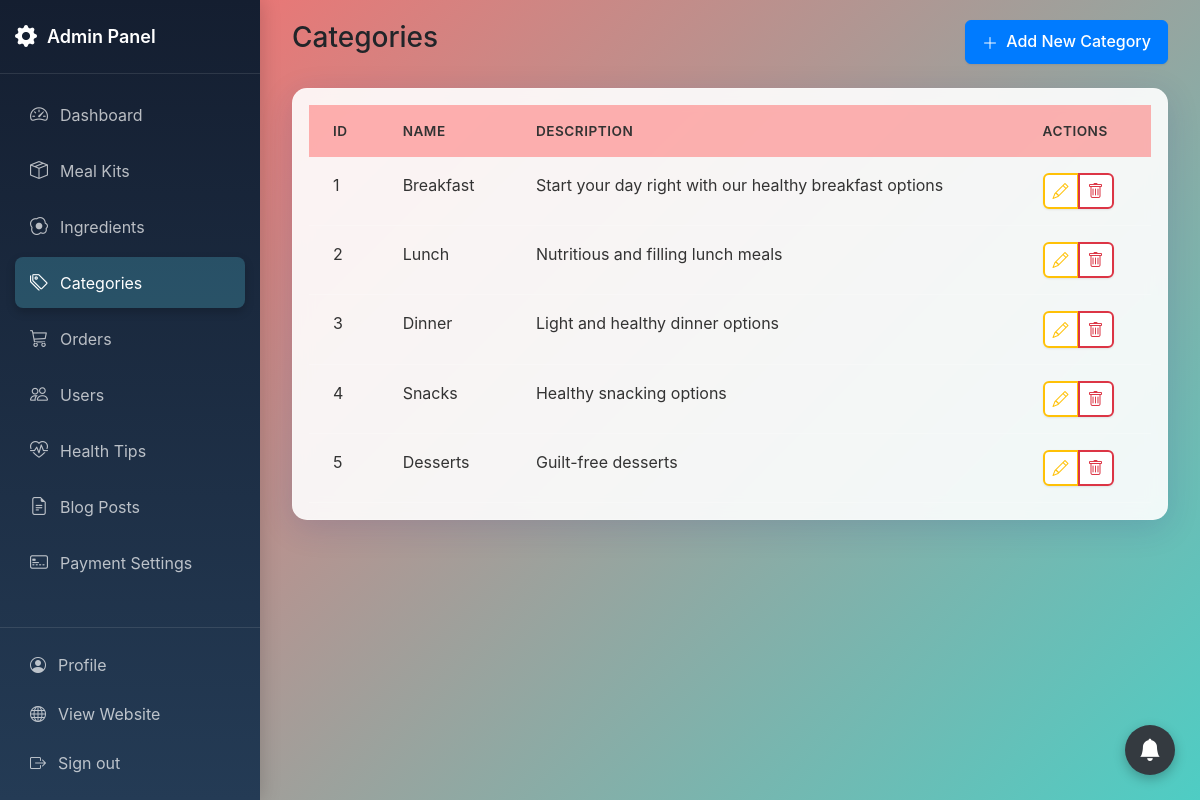
Screenshot of /admin/categories.php (signed in) with the database file from the repository.
### tables this page shows
CREATE TABLE categories (
    category_id INT PRIMARY KEY AUTO_INCREMENT,
    name VARCHAR(50) NOT NULL,
    description TEXT,
    created_at TIMESTAMP DEFAULT CURRENT_TIMESTAMP
);

### admin/categories.php (the view, shortened to what this page needs)
<?php
require_once '../includes/auth_check.php';
$stmt = $mysqli->prepare("SELECT * FROM categories ORDER BY created_at DESC");
$stmt->execute();
$result = $stmt->get_result();
$categories = [];
while ($row = $result->fetch_assoc()) {
    $categories[] = $row;
}
?>
<!DOCTYPE html>
<html lang="en">
<head>
    <link href="https://cdn.jsdelivr.net/npm/bootstrap@5.3.0/dist/css/bootstrap.min.css" rel="stylesheet">
    <link rel="stylesheet" href="https://cdn.jsdelivr.net/npm/bootstrap-icons@1.11.3/font/bootstrap-icons.min.css">
    <link rel="stylesheet" href="https://cdn.datatables.net/1.13.7/css/dataTables.bootstrap5.min.css">
    <link rel="stylesheet" href="assets/css/admin.css">
</head>
<body>
    <div class="admin-container">
        <?php include 'includes/sidebar.php'; ?>
        <main class="main-content">
            <div class="container-fluid">
                <div class="row mb-4">
                    <div class="col-12 d-flex justify-content-between align-items-center">
                        <h3 class="page-title">Categories</h3>
                        <button class="btn btn-primary btn-ripple" data-bs-toggle="modal"
                            data-bs-target="#addCategoryModal">
                            <i class="bi bi-plus-lg"></i> Add New Category
                        </button>
                    </div>
                </div>
                <div class="card">
                    <div class="card-body">
                        <div class="table-responsive">
                            <table class="table table-hover" id="categoriesTable">
                                <thead>
                                    <tr>
                                        <th>ID</th>
                                        <th>Name</th>
                                        <th>Description</th>
                                        <th>Actions</th>
                                    </tr>
                                </thead>
                                <tbody>
                                    <?php foreach ($categories as $category): ?>
                                    <tr>
                                        <td><?php echo $category['category_id']; ?></td>
                                        <td><?php echo htmlspecialchars($category['name']); ?></td>
                                        <td><?php echo htmlspecialchars($category['description']); ?></td>
                                        <td>
                                            <div class="btn-group">
                                                <button type="button" class="btn btn-sm btn-outline-warning"
                                                    onclick="editCategory(<?php echo $category['category_id']; ?>)">
                                                    <i class="bi bi-pencil"></i>
                                                </button>
                                                <button type="button" class="btn btn-sm btn-outline-danger"
                                                    onclick="deleteCategory(<?php echo $category['category_id']; ?>)">
                                                    <i class="bi bi-trash"></i>
                                                </button>
                                            </div>
                                        </td>
                                    </tr>
                                    <?php endforeach; ?>
                                </tbody>
                            </table>
                        </div>
                    </div>
                </div>
            </div>
        </main>
    </div>
</body>
</html>

### admin/assets/css/admin.css (style rules this page uses)
body { min-height: 100vh; background: linear-gradient(135deg, #ff6b6b 0%, #4ecdc4 100%); overflow-x: hidden; margin: 0; padding: 0; font-family: -apple-system, BlinkMacSystemFont, "Segoe UI", Roboto, Oxygen-Sans, Ubuntu, Cantarell, "Helvetica Neue", sans-serif; }
.admin-container { display: flex; min-height: 100vh; position: relative; width: 100%; }
.main-content { flex: 1; margin-left: 260px; padding: 20px; overflow-y: auto; position: relative; min-height: 100vh; transition: all 0.3s ease; width: calc(100% - 260px); }
.card { background: rgba(255, 255, 255, 0.9); backdrop-filter: blur(10px); -webkit-backdrop-filter: blur(10px); border: 1px solid rgba(255, 255, 255, 0.18); box-shadow: 0 8px 32px 0 rgba(31, 38, 135, 0.15); border-radius: 15px; }
.table { --bs-table-bg: transparent; --bs-table-hover-bg: rgba(255, 255, 255, 0.1); margin: 0; }
.table > :not(caption) > * > * { background: transparent; border-bottom-color: rgba(255, 255, 255, 0.2); color: #333; padding: 1rem 1.5rem; }
.table > thead > tr > th { background: rgba(255, 107, 107, 0.5); font-weight: 600; text-transform: uppercase; font-size: 0.85rem; letter-spacing: 0.5px; border-bottom: none; }
.btn-outline-danger { color: #dc3545; border-color: #dc3545; }
.btn-outline-warning { color: #ffc107; border-color: #ffc107; }
.btn-primary { background-color: #007bff; border-color: #007bff; color: white; }
.btn-group .btn i { font-size: 1rem; }
.btn { font-weight: 500; padding: 0.5rem 1rem; border-radius: 6px; transition: all 0.2s ease-in-out; box-shadow: 0 1px 2px rgba(0, 0, 0, 0.08); }
.btn-sm { padding: 0.25rem 0.5rem; font-size: 0.875rem; }
.btn-group { box-shadow: 0 1px 2px rgba(0, 0, 0, 0.08); border-radius: 6px; }
.btn-group .btn { box-shadow: none; }
.btn-outline-primary, .btn-outline-secondary, .btn-outline-success, .btn-outline-danger, .btn-outline-warning, .btn-outline-info { background-color: white; border-width: 2px; }
.btn i { display: inline-block; vertical-align: middle; margin-right: 0.25rem; }
.btn-sm i { margin-right: 0; }
.btn-ripple { position: relative; overflow: hidden; }
.btn-ripple:after { content: ""; background: rgba(255, 255, 255, 0.3); display: block; position: absolute; border-radius: 50%; width: 100px; height: 100px; margin-top: -50px; margin-left: -50px; opacity: 0; transition: all 0.5s; top: 50%; left: 50%; transform: scale(0); }
::placeholder { color: #aaa !important; opacity: 1; }

### rows the page displays
categories: category_id "1", name "Breakfast", description "Start your day right with our healthy breakfast options"
categories: category_id "2", name "Lunch", description "Nutritious and filling lunch meals"
categories: category_id "3", name "Dinner", description "Light and healthy dinner options"
categories: category_id "4", name "Snacks", description "Healthy snacking options"
categories: category_id "5", name "Desserts", description "Guilt-free desserts"
